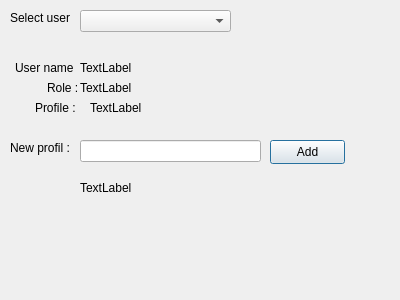
<?xml version="1.0" encoding="UTF-8"?>
<ui version="4.0">
 <class>DialogAddProfil</class>
 <widget class="QDialog" name="DialogAddProfil">
  <property name="geometry">
   <rect>
    <x>0</x>
    <y>0</y>
    <width>400</width>
    <height>300</height>
   </rect>
  </property>
  <property name="windowTitle">
   <string>Dialog</string>
  </property>
  <widget class="QLabel" name="label_11">
   <property name="geometry">
    <rect>
     <x>47</x>
     <y>80</y>
     <width>31</width>
     <height>16</height>
    </rect>
   </property>
   <property name="autoFillBackground">
    <bool>false</bool>
   </property>
   <property name="text">
    <string>Role :</string>
   </property>
  </widget>
  <widget class="QLabel" name="TL_profil">
   <property name="geometry">
    <rect>
     <x>90</x>
     <y>100</y>
     <width>281</width>
     <height>16</height>
    </rect>
   </property>
   <property name="text">
    <string>TextLabel</string>
   </property>
  </widget>
  <widget class="QLabel" name="label_10">
   <property name="geometry">
    <rect>
     <x>15</x>
     <y>60</y>
     <width>61</width>
     <height>16</height>
    </rect>
   </property>
   <property name="text">
    <string>User name :</string>
   </property>
  </widget>
  <widget class="QLabel" name="label">
   <property name="geometry">
    <rect>
     <x>10</x>
     <y>10</y>
     <width>61</width>
     <height>16</height>
    </rect>
   </property>
   <property name="text">
    <string>Select user :</string>
   </property>
  </widget>
  <widget class="QLabel" name="TL_role">
   <property name="geometry">
    <rect>
     <x>80</x>
     <y>80</y>
     <width>211</width>
     <height>16</height>
    </rect>
   </property>
   <property name="text">
    <string>TextLabel</string>
   </property>
  </widget>
  <widget class="QLabel" name="label_12">
   <property name="geometry">
    <rect>
     <x>35</x>
     <y>100</y>
     <width>41</width>
     <height>16</height>
    </rect>
   </property>
   <property name="text">
    <string>Profile :</string>
   </property>
  </widget>
  <widget class="QComboBox" name="CB_user">
   <property name="geometry">
    <rect>
     <x>80</x>
     <y>10</y>
     <width>151</width>
     <height>22</height>
    </rect>
   </property>
  </widget>
  <widget class="QLabel" name="TL_userName">
   <property name="geometry">
    <rect>
     <x>80</x>
     <y>60</y>
     <width>211</width>
     <height>16</height>
    </rect>
   </property>
   <property name="text">
    <string>TextLabel</string>
   </property>
  </widget>
  <widget class="QLabel" name="label_13">
   <property name="geometry">
    <rect>
     <x>10</x>
     <y>140</y>
     <width>71</width>
     <height>16</height>
    </rect>
   </property>
   <property name="text">
    <string>New profil :</string>
   </property>
  </widget>
  <widget class="QPushButton" name="PB_add">
   <property name="geometry">
    <rect>
     <x>270</x>
     <y>140</y>
     <width>75</width>
     <height>24</height>
    </rect>
   </property>
   <property name="text">
    <string>Add</string>
   </property>
  </widget>
  <widget class="QLineEdit" name="LE_newProfil">
   <property name="geometry">
    <rect>
     <x>80</x>
     <y>140</y>
     <width>181</width>
     <height>22</height>
    </rect>
   </property>
  </widget>
  <widget class="QLabel" name="TL_error">
   <property name="geometry">
    <rect>
     <x>80</x>
     <y>180</y>
     <width>181</width>
     <height>16</height>
    </rect>
   </property>
   <property name="text">
    <string>TextLabel</string>
   </property>
  </widget>
 </widget>
 <resources/>
 <connections/>
</ui>
